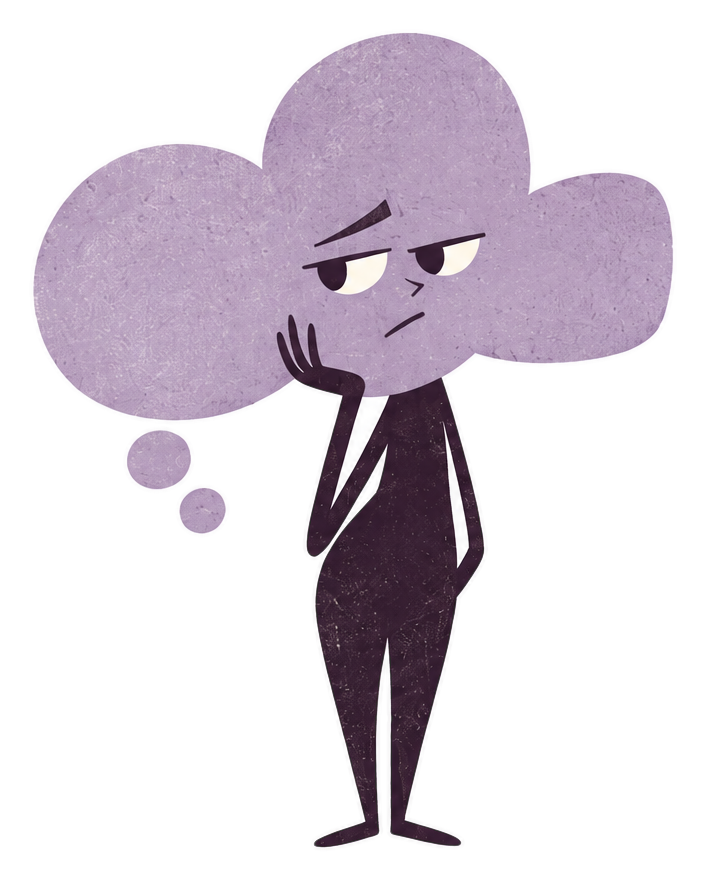
#> input picture characters/la_pensee.png, 705 x 880 px; the run also reads 1 picture not shown here
$ python generate_reel_final.py
#> lines starting #> are read from the running program, lines starting #| are printed output that depends on the picture
### generate_carousel.py
"""
On Est Tous d'Accord - Générateur de carrousel (Pensée vs Parole)
==================================================================
Crée les 3 images d'un carrousel Instagram/Facebook :
  1. "La Pensée"  -> ce que tout le monde pense en silence
  2. "La Parole"  -> ce que tout le monde dit à voix haute (le contraste)
  3. CTA          -> logo + relance ("On est tous d'accord ?")

Format 1080x1350 (4:5), le format recommandé pour les posts/carrousels
Instagram en 2026.

Utilisation en ligne de commande (test) :
    python generate_carousel.py

Utilisation en import (depuis le script d'automatisation) :
    from generate_carousel import generate_carousel
    paths = generate_carousel(topic_tag, thought_text, spoken_text, out_dir)
"""

import os
from PIL import Image, ImageDraw, ImageFont

HERE = os.path.dirname(os.path.abspath(__file__))
FONT_DIR = os.path.join(HERE, "fonts")
CHAR_DIR = os.path.join(HERE, "characters")
LOGO_PATH = os.path.join(HERE, "avatar_mustard.png")

W, H = 1080, 1350


def set_canvas(w, h):
    """Change la taille de la toile utilisée par toutes les fonctions de ce
    fichier. Sert à réutiliser exactement la même mise en page pour le
    carrousel (1080x1350) et pour les images du reel (1080x1920)."""
    global W, H
    W, H = w, h

# --- Palette (calée sur l'illustration ChatGPT des personnages) ---
BG = (243, 237, 228)       # #F3EDE4 fond crème
CHIP_BG = (230, 221, 213)  # #E6DDD5 fond du badge/tag
INK = (36, 26, 27)         # #241A1B texte principal
INK_SOFT = (110, 98, 92)   # texte secondaire, plus doux
BORDER = (223, 213, 203)   # liseré du cadre arrondi

FONT_HEADLINE = os.path.join(FONT_DIR, "Baloo2-ExtraBold.ttf")
FONT_LABEL = os.path.join(FONT_DIR, "Nunito-Black.ttf")
FONT_SMALL = os.path.join(FONT_DIR, "Nunito-Bold.ttf")


# ---------------------------------------------------------------- utilitaires

def wrap_text_to_width(draw, text, font, max_width):
    words = text.split()
    lines, current = [], ""
    for word in words:
        trial = (current + " " + word).strip()
        bbox = draw.textbbox((0, 0), trial, font=font)
        if bbox[2] - bbox[0] <= max_width or not current:
            current = trial
        else:
            lines.append(current)
            current = word
    if current:
        lines.append(current)
    return lines


def fit_text(draw, text, font_path, max_width, max_height, start_size=88, min_size=40):
    size = start_size
    while size >= min_size:
        font = ImageFont.truetype(font_path, size)
        lines = wrap_text_to_width(draw, text, font, max_width)
        line_height = int(size * 1.18)
        total_height = line_height * len(lines)
        widest = max(draw.textbbox((0, 0), l, font=font)[2] for l in lines)
        if total_height <= max_height and widest <= max_width:
            return font, lines, line_height
        size -= 2
    font = ImageFont.truetype(font_path, min_size)
    lines = wrap_text_to_width(draw, text, font, max_width)
    return font, lines, int(min_size * 1.18)


def rounded_border(draw, margin=28, radius=48, width=3):
    draw.rounded_rectangle(
        [margin, margin, W - margin, H - margin],
        radius=radius, outline=BORDER, width=width,
    )


def draw_chip(draw, text, center_x, top_y):
    font = ImageFont.truetype(FONT_SMALL, 30)
    bbox = draw.textbbox((0, 0), text.upper(), font=font)
    tw, th = bbox[2] - bbox[0], bbox[3] - bbox[1]
    pad_x, pad_y = 38, 22
    box_w, box_h = tw + pad_x * 2, th + pad_y * 2
    x0 = center_x - box_w // 2
    draw.rounded_rectangle([x0, top_y, x0 + box_w, top_y + box_h], radius=box_h // 2, fill=CHIP_BG)
    draw.text((center_x, top_y + box_h // 2), text.upper(), font=font, fill=INK, anchor="mm")
    return top_y + box_h


def paste_character(base, char_path, max_h, center_x, bottom_y):
    char = Image.open(char_path).convert("RGBA")
    ratio = max_h / char.height
    char = char.resize((int(char.width * ratio), max_h), Image.LANCZOS)
    x = center_x - char.width // 2
    y = bottom_y - char.height
    base.paste(char, (x, y), char)
    return y  # haut du perso, utile pour placer le texte au-dessus


def draw_footer_logo(base, draw):
    try:
        logo = Image.open(LOGO_PATH).convert("RGBA")
        logo_h = 56
        ratio = logo_h / logo.height
        logo = logo.resize((int(logo.width * ratio), logo_h))
        total_w = logo.width + 16 + 320
        start_x = (W - total_w) // 2
        base.paste(logo, (start_x, H - 100), logo)
        name_font = ImageFont.truetype(FONT_SMALL, 30)
        draw.text((start_x + logo.width + 16, H - 100 + logo_h // 2), "On Est Tous d'Accord",
                   font=name_font, fill=INK, anchor="lm")
    except FileNotFoundError:
        pass


def draw_label_pill(draw, text, center_x, y):
    font = ImageFont.truetype(FONT_LABEL, 26)
    bbox = draw.textbbox((0, 0), text.upper(), font=font)
    tw, th = bbox[2] - bbox[0], bbox[3] - bbox[1]
    pad_x, pad_y = 30, 16
    box_w, box_h = tw + pad_x * 2, th + pad_y * 2
    x0 = center_x - box_w // 2
    draw.rounded_rectangle([x0, y, x0 + box_w, y + box_h], radius=box_h // 2, fill=INK)
    draw.text((center_x, y + box_h // 2), text.upper(), font=font, fill=BG, anchor="mm")


# ---------------------------------------------------------------- slides

def slide_character(topic_tag, headline, char_filename, label, output_path):
    base = Image.new("RGB", (W, H), BG)
    draw = ImageDraw.Draw(base)
    rounded_border(draw)

    center_x = W // 2
    chip_bottom = draw_chip(draw, topic_tag, center_x, top_y=90)

    # headline (le texte du jour), sous le tag
    max_w = W - 200
    font, lines, line_h = fit_text(draw, headline, FONT_HEADLINE, max_w, max_height=340,
                                    start_size=86, min_size=46)
    y = chip_bottom + 50
    for line in lines:
        draw.text((center_x, y), line, font=font, fill=INK, anchor="ma")
        y += line_h
    headline_bottom = y + 20

    # personnage, occupe le bas de l'image
    char_path = os.path.join(CHAR_DIR, char_filename)
    char_bottom_y = H - 190
    max_char_h = char_bottom_y - headline_bottom - 40
    char_top = paste_character(base, char_path, max_char_h, center_x, char_bottom_y)

    draw_label_pill(draw, label, center_x, char_bottom_y + 20)
    draw_footer_logo(base, draw)

    base.save(output_path, "JPEG", quality=92)
    return output_path


def slide_cta(closing_line, output_path):
    base = Image.new("RGB", (W, H), BG)
    draw = ImageDraw.Draw(base)
    rounded_border(draw)

    center_x = W // 2

    # même rythme que les slides 1/2 : texte en haut, personnages en grand en bas
    max_w = W - 140
    font, lines, line_h = fit_text(draw, closing_line, FONT_HEADLINE, max_w, max_height=260,
                                    start_size=92, min_size=50)
    y = 120
    for line in lines:
        draw.text((center_x, y), line, font=font, fill=INK, anchor="ma")
        y += line_h

    sub_font = ImageFont.truetype(FONT_SMALL, 36)
    draw.text((center_x, y + 22), "Dis-le en commentaire.", font=sub_font, fill=INK_SOFT, anchor="ma")
    content_bottom = y + 22 + draw.textbbox((0, 0), "Ag", font=sub_font)[3] + 60

    # les deux persos, en grand, juste sous le texte (la place restante en bas
    # devient une respiration avant le logo, plus naturelle qu'un vide au milieu)
    char_bottom_limit = H - 190
    max_h_by_width = 560  # limité de toute façon par la largeur des deux persos côte à côte
    char_h = min(max_h_by_width, char_bottom_limit - content_bottom)
    pensee = Image.open(os.path.join(CHAR_DIR, "la_pensee.png")).convert("RGBA")
    parole = Image.open(os.path.join(CHAR_DIR, "la_parole.png")).convert("RGBA")
    r1 = char_h / pensee.height
    r2 = char_h / parole.height
    pensee = pensee.resize((int(pensee.width * r1), char_h), Image.LANCZOS)
    parole = parole.resize((int(parole.width * r2), char_h), Image.LANCZOS)

    gap = 50
    total_w = pensee.width + gap + parole.width
    start_x = center_x - total_w // 2
    top_y = content_bottom + 40
    base.paste(pensee, (start_x, top_y), pensee)
    base.paste(parole, (start_x + pensee.width + gap, top_y), parole)

    draw_footer_logo(base, draw)
    base.save(output_path, "JPEG", quality=92)
    return output_path


# ---------------------------------------------------------------- orchestrateur

# [8 lines left out: function generate_carousel, not called in this run]


def generate_reel_frames(topic_tag, thought_text, spoken_text, out_dir, closing_line="On est tous d'accord ?"):
    """Même contenu que le carrousel, mais rendu au format vertical 9:16
    (1080x1920) utilisé pour assembler le reel vidéo."""
    os.makedirs(out_dir, exist_ok=True)
    set_canvas(1080, 1920)
    try:
        p1 = slide_character(topic_tag, thought_text, "la_pensee.png", "La Pensée", os.path.join(out_dir, "reel_1.jpg"))
        p2 = slide_character(topic_tag, spoken_text, "la_parole.png", "La Parole", os.path.join(out_dir, "reel_2.jpg"))
        p3 = slide_cta(closing_line, os.path.join(out_dir, "reel_3.jpg"))
    finally:
        set_canvas(1080, 1350)  # on remet la taille par défaut (carrousel) pour ne pas perturber le reste
    return [p1, p2, p3]


# [8 lines that do not run on import are left out]

### generate_reel.py
"""
On Est Tous d'Accord - Reel local (moteur de secours), sans musique ni voix
====================================================================================
Ce moteur de rendu LOCAL sert de filet de secours si l'API OpenAI n'est pas
disponible pour monter le reel du jour (voir generate_reel_openai.py, qui
tente le montage par OpenAI, et generate_reel_final.py, qui choisit entre les
deux puis ajoute la musique de fond ensuite dans les deux cas).

Simple diaporama des 3 mêmes visuels que le carrousel (La Pensée / La Parole /
CTA, voir generate_carousel.generate_reel_frames), avec un effet de zoom léger
sur chacun ("Ken Burns"). Produit une vidéo SILENCIEUSE : la musique est
ajoutée ensuite par generate_reel_final.py, jamais ici.

Utilisation en ligne de commande (test, vidéo silencieuse) :
    python generate_reel.py

Utilisation en import :
    from generate_reel import render_reel_local
    video_path = render_reel_local(topic_tag, thought_text, spoken_text, out_path,
                                    closing_line="On est tous d'accord ?")
"""

import os
import subprocess
import tempfile

from generate_carousel import generate_reel_frames

FPS = 30
SLIDE_DURATION = 3.2  # secondes par diapo
ZOOM_END = 1.12        # zoom max atteint à la fin de chaque diapo


def _make_zoom_clip(image_path, duration, out_path, fps=FPS, zoom_end=ZOOM_END):
    n_frames = int(fps * duration)
    vf = (
        f"scale=1080:1920,"
        f"zoompan=z='min(zoom+{(zoom_end - 1) / n_frames:.6f},{zoom_end})':"
        f"d={n_frames}:s=1080x1920:fps={fps}"
    )
    cmd = [
        "ffmpeg", "-y", "-loop", "1", "-i", image_path,
        "-vf", vf, "-t", str(duration),
        "-pix_fmt", "yuv420p", out_path,
    ]
    subprocess.run(cmd, check=True, capture_output=True)


def render_reel_local(topic_tag, thought_text, spoken_text, out_path,
                       closing_line="On est tous d'accord ?"):
    """Fabrique la vidéo SILENCIEUSE (sans musique, ajoutée ensuite par
    generate_reel_final.py) à partir des 3 visuels de la scène (La Pensée,
    La Parole, CTA), avec un effet de zoom léger sur chacun. Renvoie out_path.
    Ne masque pas les erreurs : c'est à l'appelant de décider quoi faire en
    cas d'échec (voir le mécanisme de secours dans generate_reel_final.py)."""
    with tempfile.TemporaryDirectory() as tmp:
        frames_dir = os.path.join(tmp, "frames")
        frames = generate_reel_frames(topic_tag, thought_text, spoken_text, frames_dir, closing_line)

        clip_paths = []
        for i, frame_path in enumerate(frames):
            clip_path = os.path.join(tmp, f"clip_{i}.mp4")
            _make_zoom_clip(frame_path, SLIDE_DURATION, clip_path)
            clip_paths.append(clip_path)

        concat_list = os.path.join(tmp, "concat.txt")
        with open(concat_list, "w") as f:
            for c in clip_paths:
                f.write(f"file '{c}'\n")

        os.makedirs(os.path.dirname(out_path) or ".", exist_ok=True)
        subprocess.run(
            ["ffmpeg", "-y", "-f", "concat", "-safe", "0", "-i", concat_list,
             "-c", "copy", out_path],
            check=True, capture_output=True,
        )

    return out_path


# [9 lines that do not run on import are left out]

### generate_reel_openai.py
"""
On Est Tous d'Accord - Rendu du Reel par l'API OpenAI (code interpreter)
====================================================================================
Demande à OpenAI de monter la vidéo verticale du jour ("La Pensée" / "La
Parole" / relance finale), à la demande explicite de Tom : comme pour
Klarimo, c'est OpenAI qui "réalise" la vidéo, avec une vraie liberté
créative sur le montage (animations, transitions, rythme), pas seulement le
diaporama à zoom fixe du moteur de secours local (voir generate_reel.py).

DIFFÉRENCE avec le module équivalent côté Klarimo (generate_video_openai.py) :
Klarimo n'a pas de personnage fixe, donc une illustration différente est
générée pour chaque post (voir generate_scene_illustrations.py côté Klarimo).
"On Est Tous d'Accord" a au contraire DEUX personnages fixes qui font
l'identité du compte (La Pensée, La Parole) : ils sont TOUJOURS les mêmes,
donc il n'y a rien à générer, seulement à fournir à OpenAI en pièces jointes
(voir ASSET_FILES ci-dessous) pour qu'il les intègre dans son montage, sans
jamais en inventer d'autres à la place.

IMPORTANT (vérifié dans la documentation OpenAI le 20/09/2026, voir aussi
generate_video_openai.py côté Klarimo) : le bac à sable de l'outil
"code_interpreter" n'a PAS ACCÈS À INTERNET. Il peut dessiner avec du code
(Pillow, ffmpeg), mais seulement à partir des fichiers qu'on lui fournit :
c'est pour ça que les personnages, le logo et les polices sont téléversés ici
avant l'appel, jamais laissés à son imagination.

Ce module ne lève JAMAIS d'exception : renvoie out_path en cas de succès,
None en cas d'échec (clé absente, panne, quota, timeout, réponse
inattendue...). generate_reel_final.py bascule alors automatiquement sur le
moteur de secours local (generate_reel.render_reel_local), qui produit un
rendu différent (diaporama à zoom) mais avec les mêmes personnages, la même
palette et le même texte.

Utilisation :
    from generate_reel_openai import generate_reel_openai
    chemin = generate_reel_openai(topic_tag, thought_text, spoken_text, closing_line,
                                   "/chemin/vers/reel_silent.mp4")
    # chemin vaut None si la génération a échoué (jamais d'exception)
"""

import json
import mimetypes
import os
import time
import urllib.error
import urllib.request
import uuid

HERE = os.path.dirname(os.path.abspath(__file__))
FONT_DIR = os.path.join(HERE, "fonts")
CHAR_DIR = os.path.join(HERE, "characters")
LOGO_PATH = os.path.join(HERE, "avatar_mustard.png")
REFERENCE_PATH = os.path.join(HERE, "generate_carousel.py")

API_BASE = "https://api.openai.com/v1"
OPENAI_VIDEO_MODEL = "gpt-6-astra"

# Fichiers envoyés à OpenAI à CHAQUE appel : contrairement à Klarimo, rien
# ici ne change d'un post à l'autre (les deux personnages sont fixes), donc
# pas de liste dynamique à construire.
ASSET_FILES = [
    os.path.join(FONT_DIR, "Baloo2-ExtraBold.ttf"),
    os.path.join(FONT_DIR, "Nunito-Black.ttf"),
    os.path.join(FONT_DIR, "Nunito-Bold.ttf"),
    os.path.join(CHAR_DIR, "la_pensee.png"),
    os.path.join(CHAR_DIR, "la_parole.png"),
    LOGO_PATH,
    REFERENCE_PATH,
]

# Comme pour Klarimo : la doc OpenAI ne précise pas quelle valeur de "purpose"
# utiliser pour des fichiers destinés à un container code_interpreter.
UPLOAD_PURPOSES_TO_TRY = ("user_data", "assistants")


# [45 lines left out: functions _multipart_body, _upload_file, not called in this run]


def _upload_files(paths, api_key, timeout):
    return [_upload_file(path, api_key, timeout) for path in paths]


# [97 lines left out: functions _build_instructions, _find_output_file, _retrieve_container_file, not called in this run]


def generate_reel_openai(topic_tag, thought_text, spoken_text, closing_line, out_path,
                          api_key=None, timeout=600):
    """Tente de faire assembler le Reel silencieux par l'API OpenAI. Ne leve
    JAMAIS d'exception : renvoie out_path en cas de succes, None en cas
    d'echec. L'appelant (generate_reel_final.py) doit alors basculer sur le
    moteur de secours local (generate_reel.render_reel_local)."""
    api_key = api_key or os.environ.get("OPENAI_API_KEY", "")
    if not api_key:
        print("Rendu reel OpenAI : pas de OPENAI_API_KEY configuree, on saute cette etape.")
        return None

    try:
        file_ids = _upload_files(ASSET_FILES, api_key, timeout=60)
    except Exception as exc:  # noqa: BLE001
        print(f"AVERTISSEMENT : echec televersement des fichiers de reference vers OpenAI : {exc}")
        return None

    instructions = _build_instructions(topic_tag, thought_text, spoken_text, closing_line)
    payload = {
        "model": OPENAI_VIDEO_MODEL,
        "input": instructions,
        "tools": [
            {"type": "code_interpreter", "container": {"type": "auto", "file_ids": file_ids}}
        ],
    }
    req = urllib.request.Request(
        f"{API_BASE}/responses",
        data=json.dumps(payload).encode("utf-8"),
        method="POST",
        headers={"Authorization": f"Bearer {api_key}", "Content-Type": "application/json"},
    )
    try:
        with urllib.request.urlopen(req, timeout=timeout) as resp:
            data = json.loads(resp.read().decode("utf-8"))
    except urllib.error.HTTPError as e:
        body = e.read().decode("utf-8", errors="ignore")
        print(f"AVERTISSEMENT : echec appel API OpenAI (responses, {e.code}) : {body}")
        return None
    except Exception as exc:  # noqa: BLE001
        print(f"AVERTISSEMENT : echec appel API OpenAI (responses) : {exc}")
        return None

    found = _find_output_file(data)
    if not found or not all(found):
        print("AVERTISSEMENT : aucun fichier .mp4 identifiable dans la reponse OpenAI.")
        return None
    container_id, file_id = found

    return _retrieve_container_file(container_id, file_id, api_key, out_path, timeout=90)


# [9 lines that do not run on import are left out]

### generate_reel_final.py
"""
On Est Tous d'Accord - Générateur de Reel final (vidéo courte, sans voix)
=========================================================
Fabrique la vidéo verticale finale et y ajoute une petite musique de fond
générée par code (aucune voix, aucun échantillon audio existant utilisé,
donc aucun risque de droit d'auteur).

Le rendu de la partie silencieuse (image + texte + mouvement) est tenté
d'abord via l'API OpenAI (voir generate_reel_openai.py), à la demande
explicite de Tom : c'est OpenAI qui "réalise" la vidéo, comme pour Klarimo.
Si ce n'est pas possible ce jour-là (clé absente, panne, quota, timeout,
réponse inattendue...), on bascule automatiquement sur le moteur de rendu
local (generate_reel.render_reel_local), qui reprend les mêmes personnages
et le même texte, sous une forme plus simple (diaporama à zoom). Dans les
deux cas, la musique de fond est ajoutée ensuite de la même façon : la
publication n'est donc jamais bloquée par une panne côté OpenAI.

Utilisation en import (depuis tousdaccord_autopost.py) :
    from generate_reel_final import generate_reel_final
    video_path = generate_reel_final(topic_tag, thought_text, spoken_text,
                                      out_dir, seed=3, closing_line="On est tous d'accord ?")
"""

import os
import subprocess
import tempfile

from generate_reel_openai import generate_reel_openai
from generate_reel import render_reel_local
from generate_music import generate_background_music


def generate_reel_final(topic_tag, thought_text, spoken_text, out_dir, seed=0,
                         closing_line="On est tous d'accord ?"):
    """Ne laisse dans out_dir QUE la vidéo finale (reel.mp4) : les fichiers
    intermédiaires (vidéo silencieuse, musique) sont fabriqués dans un
    dossier temporaire et supprimés ensuite, pour ne pas alourdir
    inutilement le dépôt GitHub."""
    os.makedirs(out_dir, exist_ok=True)

    with tempfile.TemporaryDirectory() as tmp:
        silent_video = os.path.join(tmp, "silent.mp4")

        rendered = None
        try:
            rendered = generate_reel_openai(
                topic_tag, thought_text, spoken_text, closing_line, silent_video,
            )
        except Exception as exc:  # noqa: BLE001 - jamais bloquant, voir docstring du module
            print(f"AVERTISSEMENT : rendu OpenAI a levé une exception inattendue ({exc}). Repli local.")
            rendered = None

        if rendered:
            print("Reel rendu par l'API OpenAI.")
        else:
            print("Rendu OpenAI indisponible ce cycle -> rendu local (generate_reel.py).")
            render_reel_local(topic_tag, thought_text, spoken_text, silent_video,
                               closing_line=closing_line)
#> in slide_character, `base = Image.new("RGB", (W, H), BG)`:
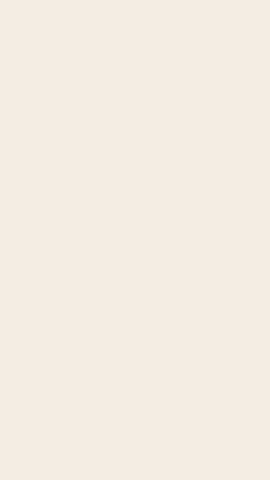
#> base: PIL image 1080x1920 RGB (shown at 1/4 size); mean R, G, B 243, 237, 228
#> in slide_character, `chip_bottom = draw_chip(draw, topic_tag, center_x, top_y=90)`: chip_bottom = 161
#> in slide_character, `font, lines, line_h = fit_text(draw, headline, FONT_HEADLINE, max_w, m..`: lines = ['Cette réunion aurait', 'pu être un simple', 'message.']; line_h = 101
#> in slide_character, `y = chip_bottom + 50`: y = 211
#> the loop in slide_character, `for line in lines:` made 3 passes
#> (line, y) on passes 1 to 3: ('Cette réunion aurait', 312), ('pu être un simple', 413), ('message.', 514)
#> after the loop in slide_character, `for line in lines:`: y = 514
#> in slide_character, `headline_bottom = y + 20`: headline_bottom = 534
#> in slide_character, `max_char_h = char_bottom_y - headline_bottom - 40`: max_char_h = 1156
#> in paste_character, char is the input picture: PIL image 705x880 RGBA; mean R, G, B, A 87.3, 71.7, 82.5, 90.4
#> in paste_character, `ratio = max_h / char.height`: ratio = 1.31
#> in paste_character, `base.paste(char, (x, y), char)`:
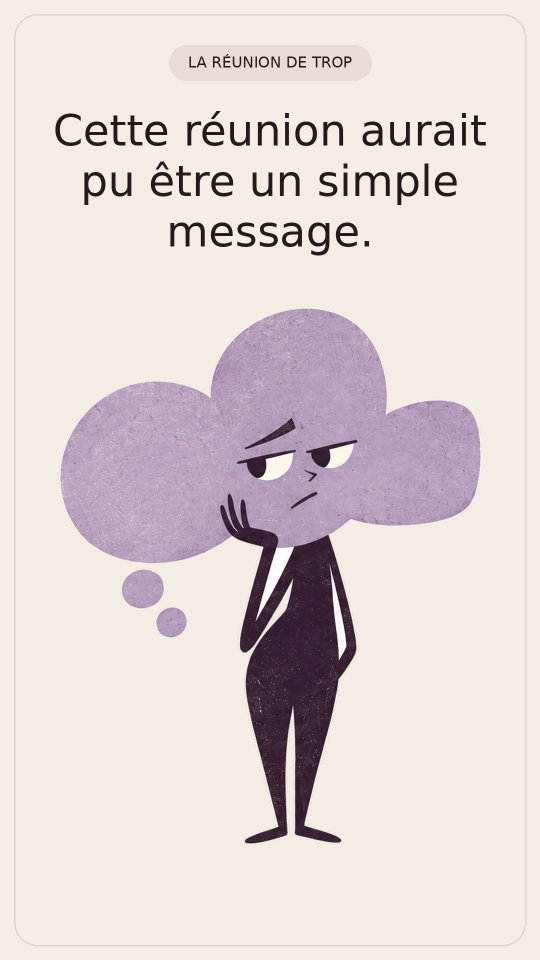
#> base: PIL image 1080x1920 RGB (shown at 1/2 size); mean R, G, B 222.8, 213.7, 211
#> in slide_character, `char_top = paste_character(base, char_path, max_char_h, center_x, char..`: char_top = 574
#> (the rest of the program and of its run is left out)
